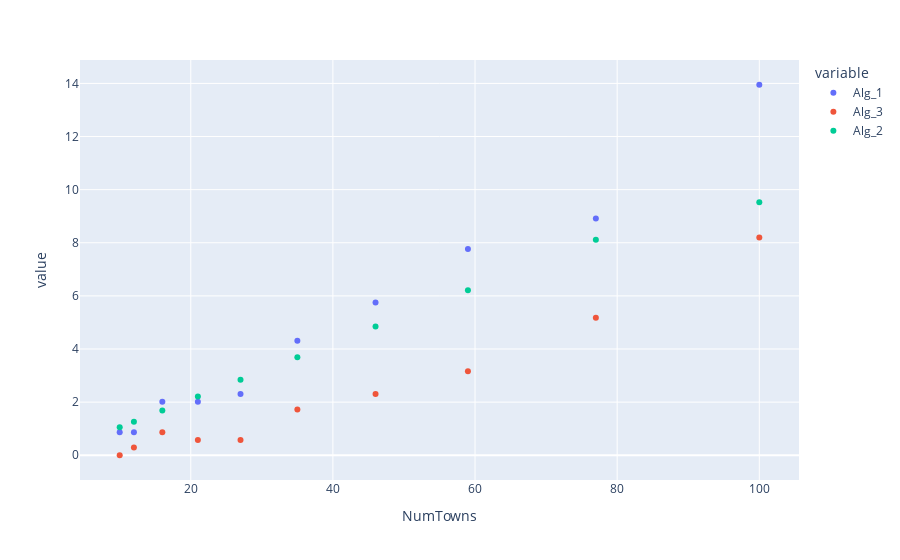

Notebook cell for this chart:
### Markdown cell above
### Regret for Discrete Distribution of Demands

### Code cell
data_dict_1 = {'NumTowns':[],'Alg_1':[],'Alg_3':[], 'Alg_2':[]}

for n in np.logspace(1,2,10).astype(int):
    for i in range(num_iterations):
        data_dict_1['NumTowns'].append(n)
        town_demands, town_expected_demands = make_demands_discrete_distribution(n)
        budget = np.sum(town_expected_demands)

        opt = objective(town_demands, waterfilling(town_demands,budget))
        for j in range(3):
            if j==0:
                data_dict_1['Alg_1'].append(opt - objective(town_demands, waterfilling(town_expected_demands,budget)))
            if j==1:
                 data_dict_1['Alg_2'].append(opt - objective(town_demands, waterfilling_bayes_opt(town_demands,budget)))
            if j==2:
                data_dict_1['Alg_3'].append(opt - objective(town_demands, waterfilling_dynamic(town_expected_demands,town_demands,budget)))
df_uniform = pd.DataFrame(data_dict_1).melt(id_vars="NumTowns")
fig = px.scatter(df_uniform, x="NumTowns", y="value", color='variable')
fig.show()

### Figure 1 — Plotly figure (JSON) as saved in the notebook; plotly's stock layout.template omitted (floating-point values rounded to 4 significant figures)
{"data": [{"hoverlabel": {"namelength": 0}, "hovertemplate": "variable=Alg_1<br>NumTowns=%{x}<br>value=%{y}", "legendgroup": "Alg_1", "marker": {"color": "#636efa", "symbol": "circle"}, "mode": "markers", "name": "Alg_1", "showlegend": true, "type": "scatter", "x": [10, 12, 16, 21, 27, 35, 46, 59, 77, 100], "xaxis": "x", "y": [0.863, 0.863, 2.014, 2.014, 2.301, 4.315, 5.754, 7.767, 8.918, 13.95], "yaxis": "y"}, {"hoverlabel": {"namelength": 0}, "hovertemplate": "variable=Alg_3<br>NumTowns=%{x}<br>value=%{y}", "legendgroup": "Alg_3", "marker": {"color": "#EF553B", "symbol": "circle"}, "mode": "markers", "name": "Alg_3", "showlegend": true, "type": "scatter", "x": [10, 12, 16, 21, 27, 35, 46, 59, 77, 100], "xaxis": "x", "y": [0, 0.2877, 0.863, 0.5754, 0.5754, 1.726, 2.301, 3.165, 5.178, 8.196], "yaxis": "y"}, {"hoverlabel": {"namelength": 0}, "hovertemplate": "variable=Alg_2<br>NumTowns=%{x}<br>value=%{y}", "legendgroup": "Alg_2", "marker": {"color": "#00cc96", "symbol": "circle"}, "mode": "markers", "name": "Alg_2", "showlegend": true, "type": "scatter", "x": [10, 12, 16, 21, 27, 35, 46, 59, 77, 100], "xaxis": "x", "y": [1.054, 1.264, 1.686, 2.213, 2.845, 3.688, 4.847, 6.216, 8.113, 9.526], "yaxis": "y"}], "layout": {"legend": {"title": {"text": "variable"}, "tracegroupgap": 0}, "margin": {"t": 60}, "xaxis": {"anchor": "y", "domain": [0, 1], "title": {"text": "NumTowns"}}, "yaxis": {"anchor": "x", "domain": [0, 1], "title": {"text": "value"}}}}
